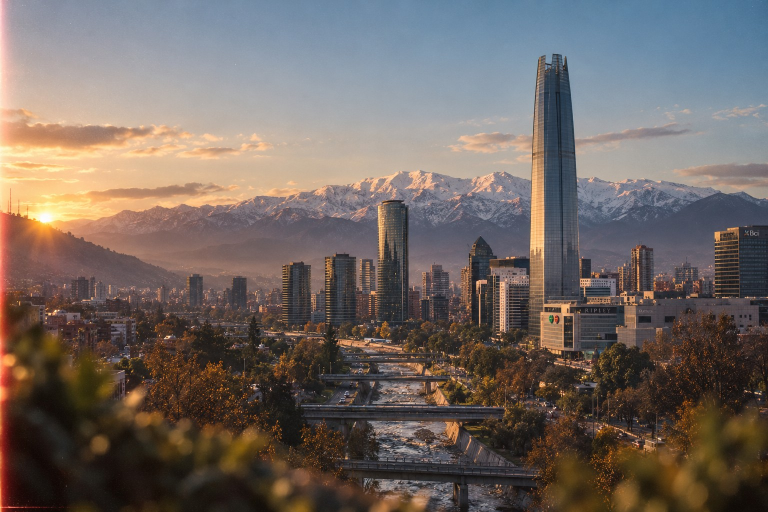
#> input picture presentacion/img/fotos/santiago.jpg, 1536 x 1024 px (shown at 1/2 size)
$ python prep-fotos.py
#> lines starting #> are read from the running program, lines starting #| are printed output that depends on the picture
#!/usr/bin/env python3
"""Prepara las fotografías de la presentación.

De cada original en `img/fotos/` recorta la franja horizontal que usa el deck,
con el encuadre vertical definido aquí, y la deja atenuada para que acompañe
al texto sin competir con él.

    python3 prep-fotos.py

Las proporciones (`aspect`) deben coincidir con las franjas declaradas en
`deck.js`; los `centro` son el punto focal del recorte (0 = arriba / izquierda,
1 = abajo / derecha).
"""
import os
from PIL import Image, ImageEnhance

BASE = os.path.dirname(os.path.abspath(__file__))
SRC  = os.path.join(BASE, 'img', 'fotos')
OUT  = os.path.join(BASE, 'img')

# Todos los originales traen un velo rojizo en el borde izquierdo: se recorta.
TRIM_IZQ = 0.022

FOTOS = [
    # origen           salida                 proporción    centro v.  centro h.  saturación
    # Portada: única franja horizontal, sobre fondo navy.
    ('santiago.jpg',  'santiago.jpg',         10 / 4.80,    0.46,      0.50,      0.70),
    # Fondos de lámina completa: se usan casi opacos, como textura tras el texto.
    ('atacama.jpg',   'atacama-fondo.jpg',    10 / 13.333,  0.50,      0.58,      0.66),
    ('patagonia.jpg', 'patagonia-fondo.jpg',  10 / 13.333,  0.42,      0.62,      0.66),
    ('valdivia.jpg',  'valdivia-fondo.jpg',   10 / 13.333,  0.50,      0.30,      0.66),
    ('vina.jpg',      'vina-fondo.jpg',       10 / 13.333,  0.48,      0.32,      0.66),
]

def recorte(im, aspect, anchor_v, anchor_h):
    W, H = im.size
    izq = int(W * TRIM_IZQ)
    disp = W - izq
    alto = min(H, int(round(disp / aspect)))
    ancho = int(round(alto * aspect))
    x0 = izq + int(round(disp * anchor_h - ancho / 2))
    x0 = max(izq, min(W - ancho, x0))
    y0 = int(round(H * anchor_v - alto / 2))
    y0 = max(0, min(H - alto, y0))
    return im.crop((x0, y0, x0 + ancho, y0 + alto))

for origen, salida, aspect, anchor_v, anchor_h, sat in FOTOS:
    im = Image.open(os.path.join(SRC, origen)).convert('RGB')
#> im is the input picture: PIL image 1536x1024 RGB; mean R, G, B 113, 102.5, 97.3
    im = recorte(im, aspect, anchor_v, anchor_h)
#> in recorte, `return im.crop((x0, y0, x0 + ancho, y0 + alto))`:
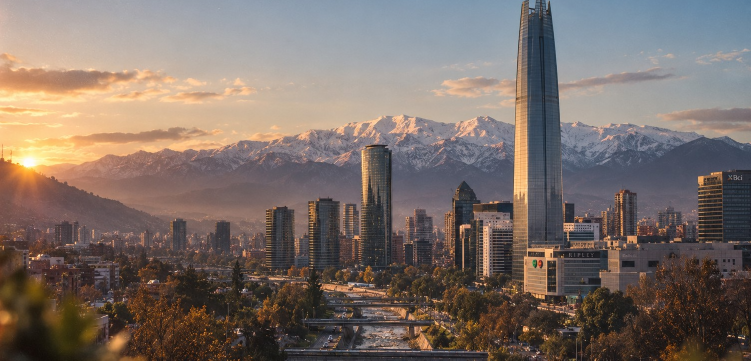
#> returned value: PIL image 1502x721 RGB (shown at 1/2 size); mean R, G, B 122.8, 110, 103.6
    if aspect < 1:                      # el fondo vertical se amplía para no quedar blando
        im = im.resize((int(im.size[0] * 1.5), int(im.size[1] * 1.5)), Image.LANCZOS)
    im = ImageEnhance.Color(im).enhance(sat)
#> im: PIL image 1502x721 RGB
    im = ImageEnhance.Contrast(im).enhance(0.96)
    destino = os.path.join(OUT, salida)
    im.save(destino, 'JPEG', quality=86, optimize=True, progressive=True)
    print(f'{salida:22} {im.size[0]}x{im.size[1]}  {os.path.getsize(destino)//1024} KB')
#| santiago.jpg           1502x721  203 KB
#> pass 2 of the loop `for origen, salida, aspect, anchor_v, anchor_h, sat in FOTOS:`:
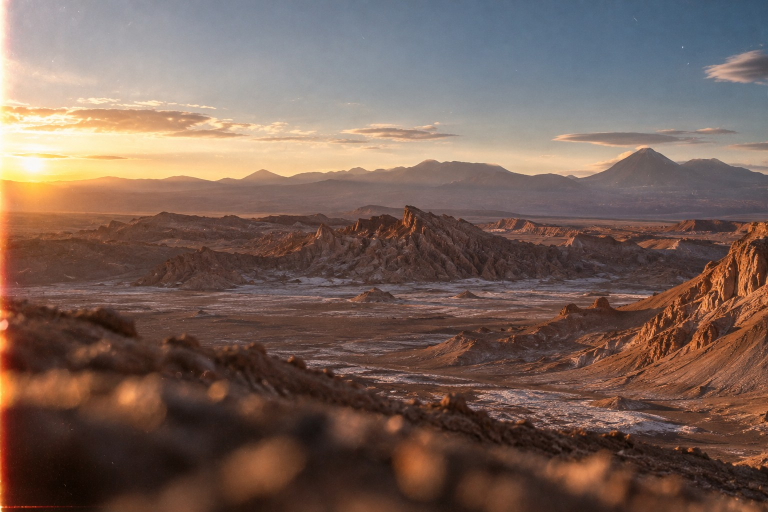
#> input picture presentacion/img/fotos/atacama.jpg, 1536 x 1024 px (shown at 1/2 size)
#> im is the input picture: PIL image 1536x1024 RGB; mean R, G, B 119.6, 97.4, 87.9
#> in recorte (call 2), `return im.crop((x0, y0, x0 + ancho, y0 + alto))`:
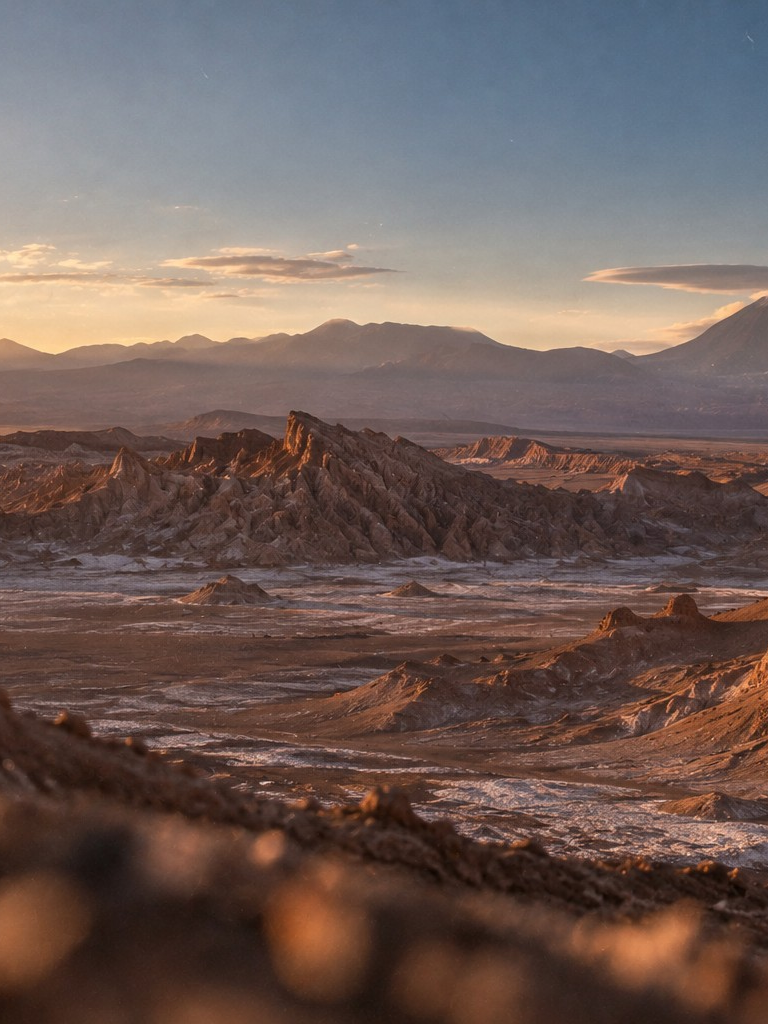
#> returned value: PIL image 768x1024 RGB; mean R, G, B 111.7, 94, 88.9
#| atacama-fondo.jpg      1152x1536  214 KB
#> pass 3 of the loop `for origen, salida, aspect, anchor_v, anchor_h, sat in FOTOS:`:
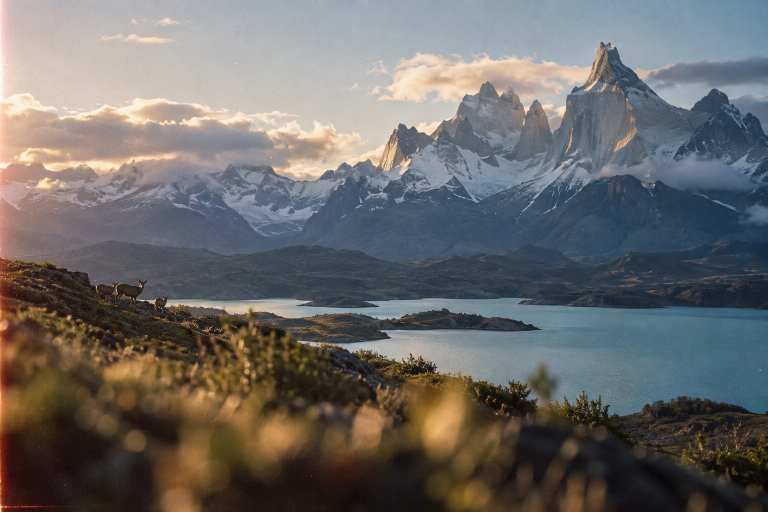
#> input picture presentacion/img/fotos/patagonia.jpg, 1536 x 1024 px (shown at 1/2 size)
#> im is the input picture: PIL image 1536x1024 RGB; mean R, G, B 107.3, 105.9, 104.5
#> in recorte (call 3), `return im.crop((x0, y0, x0 + ancho, y0 + alto))`:
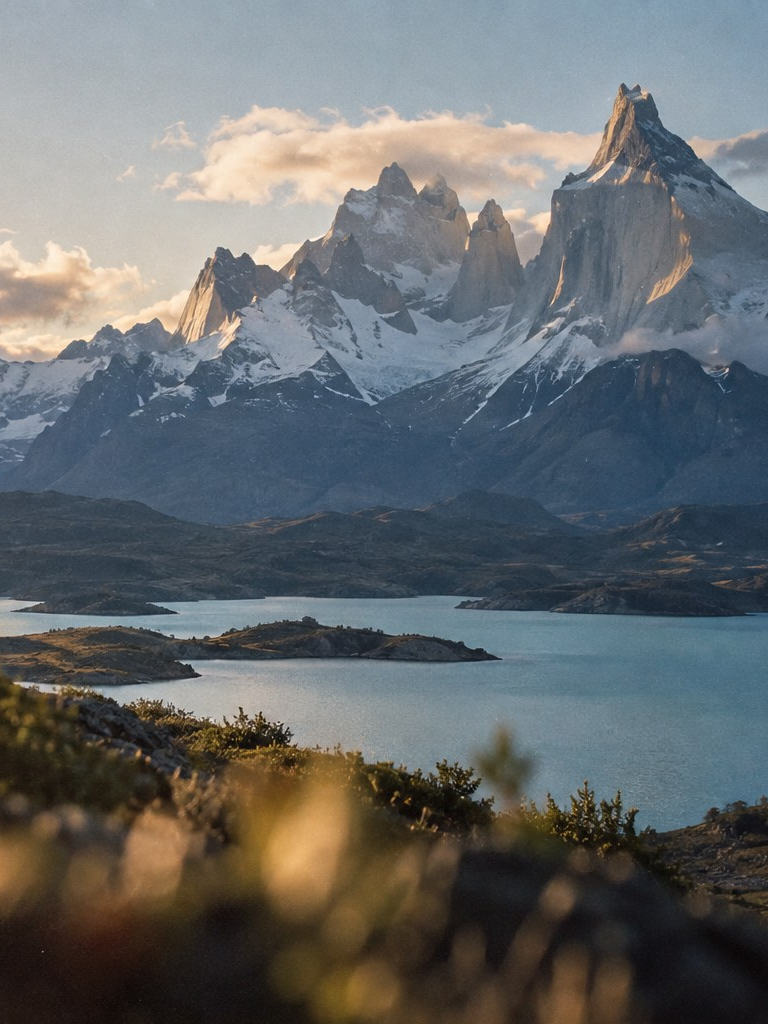
#> returned value: PIL image 768x1024 RGB; mean R, G, B 102.2, 106.1, 108
#| patagonia-fondo.jpg    1152x1536  219 KB
#> (the run stopped early here; a loop or call above may not have finished)
